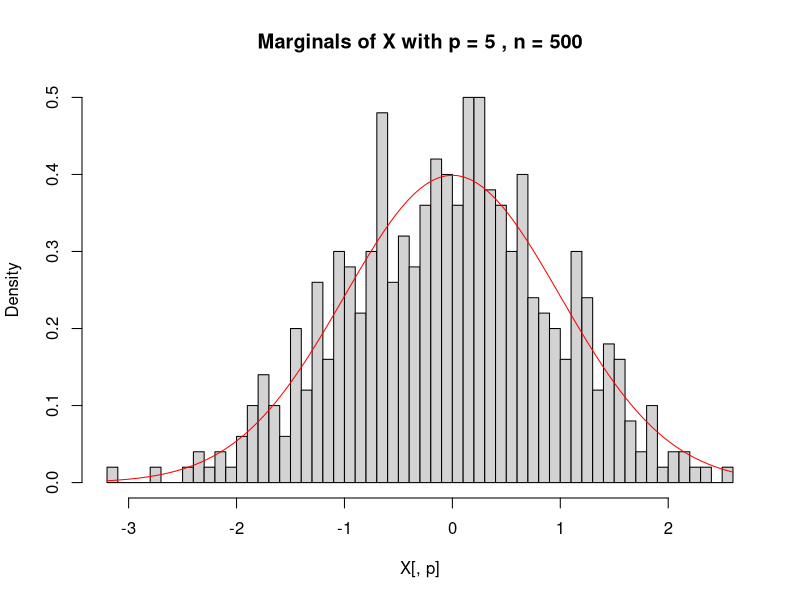

Generate this figure with R:
# 1. (a)
n = 500
p = 5
rho = 0.25

gibbs_sample = function(n, p, rho) {
  # Precomputed constants for conditional distribution from Example 7.4
  conditional_mean_coeff = ((p - 1) * rho) / (1 + ((p - 2) * rho))
  sigma_squared = (1 + ((p - 2) * rho) - ((p - 1) * rho^2)) / (1 + ((p - 2) * rho))
  sigma = sqrt(sigma_squared)
  
  X <- array(0, dim = c(n, p)) # init arrays
  X[1, ] <- rnorm(p) # init chains
  
  for (t in 2:n) {
    x = X[t - 1, ]
    for (i in 1:p) {
      x_mean_minus = (sum(x) - x[i]) / (p - 1)
      x[i] = rnorm(1, mean = conditional_mean_coeff * x_mean_minus, sd = sigma)
    }
    X[t, ] = x
  }
  
  X
}

X = gibbs_sample(n, p, rho)
hist(X[, p], breaks = 50, probability = TRUE,
     main = paste("Marginals of X with p =", p, ", n =", n))
curve(dnorm(x, 0, 1), add = TRUE, col = "red")

# 1. (b)

library(mnormt)

norm_sample = function(n, p, rho) {
  # sigma as given in Exercise 7.5
  I = diag(p)
  J = matrix(1, p, p)
  sigma = ((1 - rho) * I + rho * J)
  
  rmnorm(n, mean = rep(0, p), varcov = sigma)
}

system.time(gibbs_sample(n, p, rho))
system.time(norm_sample(n, p, rho))
